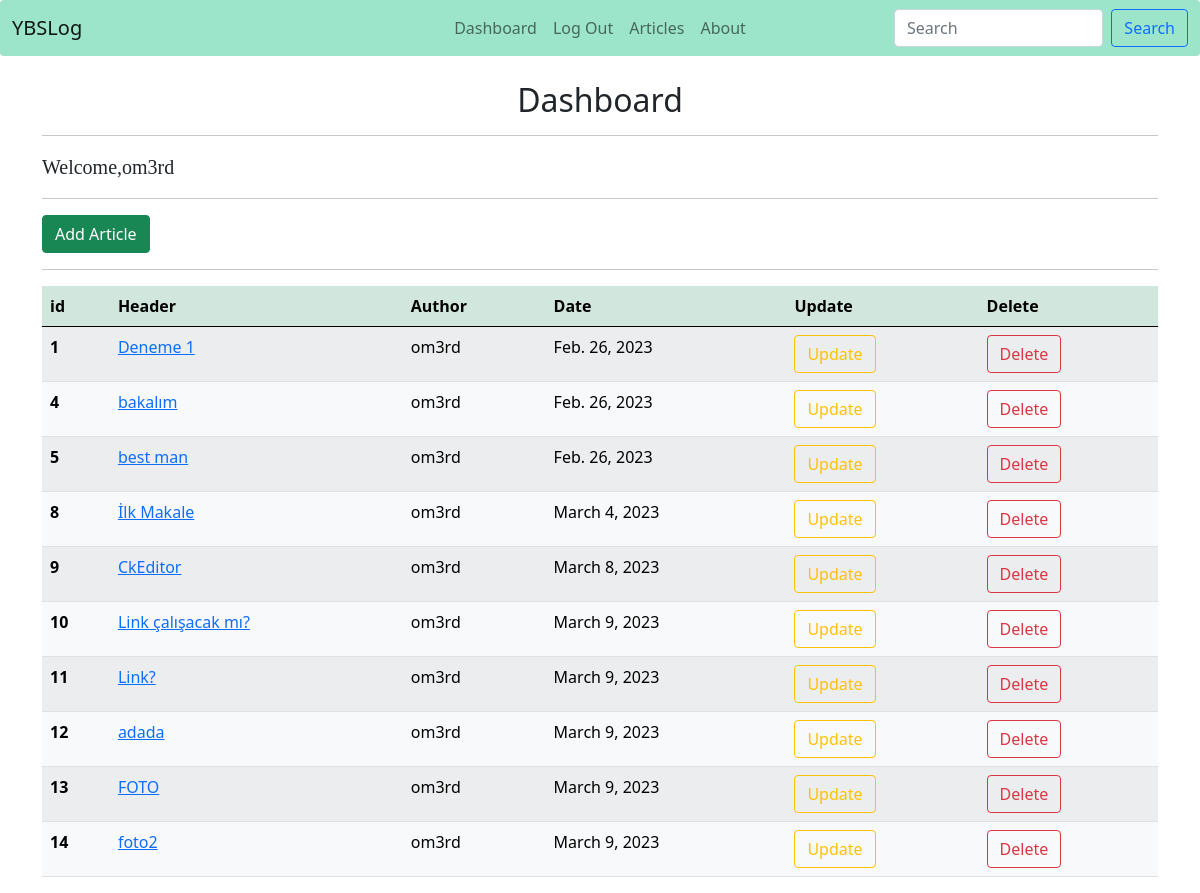
Page /articles/dashboard/ (signed in) on the earlier database version.
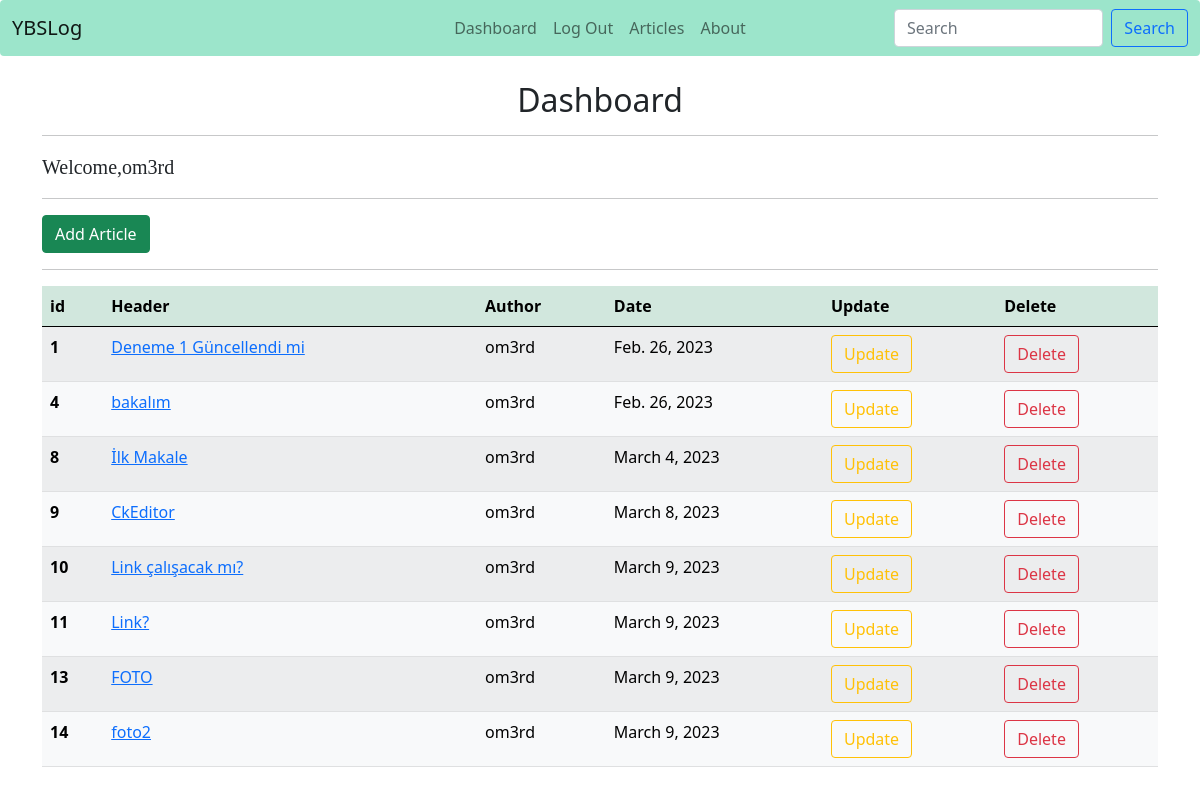
Same page on the later database version.
### article/models.py (models this page shows, shortened)
class Article(models.Model):  #djangonun kendi tablosu olan auth user ı aldık
    author = models.ForeignKey("auth.User",on_delete = models.CASCADE)
    title = models.CharField(max_length = 50)
    content = RichTextField()
    subtitle = models.CharField(max_length=180, null= True)
    created_date = models.DateField(auto_now_add = True)
    linkedin = models.URLField(null = False, blank = True, max_length=200)
    github = models.URLField(max_length = 200, null = False, blank = True)
    article_image = models.FileField(blank = True, null = True,verbose_name ="Add photo into article")

### article/views.py (the view)
# urls.py: path('dashboard/',views.dashboard, name = "dashboard"),
@login_required(login_url= "user:login") #user app altındaki url dosyasında yer alan login uzantımızı verdik
def dashboard(request):
    articles = Article.objects.filter(author = request.user) #tüm article'ları aldık ve yazar olarak açık hesabı seçerek dashboard'da kendi makalesini görsün diye
    context = {
        "articles":articles
    }
    return render(request,"dashboard.html",context)

### templates/dashboard.html (shortened to what this page needs)
{% extends 'layout.html' %}
{% block body %}
<h2 style ="text-align:center;">Dashboard</h2>
<hr>
<p style = "font-family: serif; font-size: 20px; font-style: normal;">
    Welcome,{{request.user.username}}
</p>
<hr>
<a class = "btn btn-success" href = "articles/addarticle">Add Article</a>
<hr>
{% if articles %}
<table class="table table-light table-hover table-striped">
    <thead class = "table-success">
      <tr>
        <th scope="col">id</th>
        <th scope="col">Header</th>
        <th scope="col">Author</th>
        <th scope="col">Date</th>
        <th scope="col">Update</th>
        <th scope="col">Delete</th>
      </tr>
    </thead>
    <tbody>
        {% for article in articles  %}
        <tr>
            <th scope="row">{{article.id}}</th>
            <td><a href="/articles/article/{{article.id}}">{{article.title}}</a></td>
            <td>{{article.author.username}}</td>
            <td>{{article.created_date}}</td>
            <td><a href = "/articles/update/{{article.id}}" class = "btn btn-outline-warning">Update</a></td>
            <td><a href = "/articles/delete/{{article.id}}" class = "btn btn-outline-danger">Delete</a></td>
        </tr>
        {% endfor %}
    </tbody>
  </table>
{% endif %}
{% endblock body %}

Differences in the rows shown:
removed Article: id "5", title "best man", author.username "om3rd", created_date "Feb. 26, 2023"
removed Article: id "12", title "adada", author.username "om3rd", created_date "March 9, 2023"
changed Article id 1: title "Deneme 1" → "Deneme 1 Güncellendi mi"
